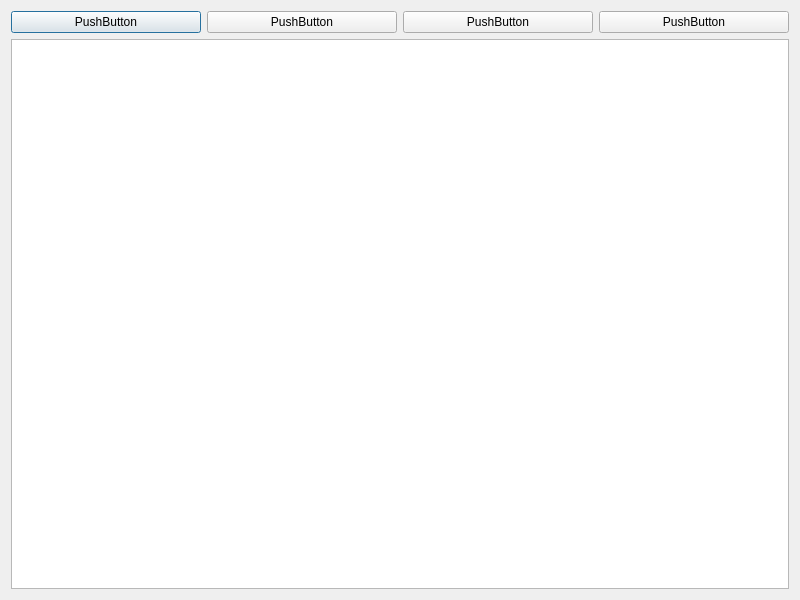
<?xml version="1.0" encoding="UTF-8"?>
<ui version="4.0">
 <class>Dialog</class>
 <widget class="QDialog" name="Dialog">
  <property name="geometry">
   <rect>
    <x>0</x>
    <y>0</y>
    <width>800</width>
    <height>600</height>
   </rect>
  </property>
  <property name="windowTitle">
   <string>Dialog</string>
  </property>
  <layout class="QVBoxLayout" name="verticalLayout_2">
   <item>
    <layout class="QVBoxLayout" name="verticalLayout">
     <item>
      <layout class="QHBoxLayout" name="horizontalLayout">
       <item>
        <widget class="QPushButton" name="pushButton_4">
         <property name="text">
          <string>PushButton</string>
         </property>
        </widget>
       </item>
       <item>
        <widget class="QPushButton" name="pushButton_3">
         <property name="text">
          <string>PushButton</string>
         </property>
        </widget>
       </item>
       <item>
        <widget class="QPushButton" name="pushButton_2">
         <property name="text">
          <string>PushButton</string>
         </property>
        </widget>
       </item>
       <item>
        <widget class="QPushButton" name="pushButton">
         <property name="text">
          <string>PushButton</string>
         </property>
        </widget>
       </item>
      </layout>
     </item>
     <item>
      <widget class="QTableView" name="tableView"/>
     </item>
    </layout>
   </item>
  </layout>
 </widget>
 <resources/>
 <connections/>
</ui>
